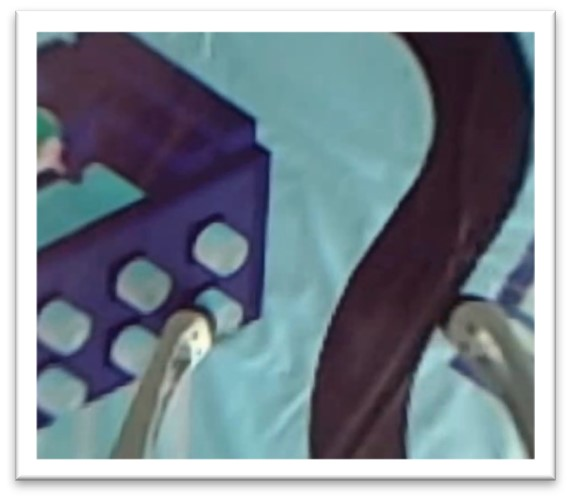
#> input picture images/11.jpg, 571 x 500 px
$ python NaviLine_1.0.py
#> lines starting #> are read from the running program, lines starting #| are printed output that depends on the picture; after the words box and inside, x2 and y2 are one past the last pixel; in counts of white or black regions, pixels touching at a corner belong together; long printed decimals are rounded
#-*-coding:utf-8 -*-
import cv2   # type: ignore
import numpy as np  #type: ignore
import math

#原始图像
vanila_image = cv2.imread('../images/11.jpg')
#> vanila_image is the input picture: shape (500, 571, 3); mean B, G, R 148.8, 139.7, 129.2

# 使用灰度模式读取图像
gray_image = cv2.cvtColor(vanila_image, cv2.COLOR_BGR2GRAY)
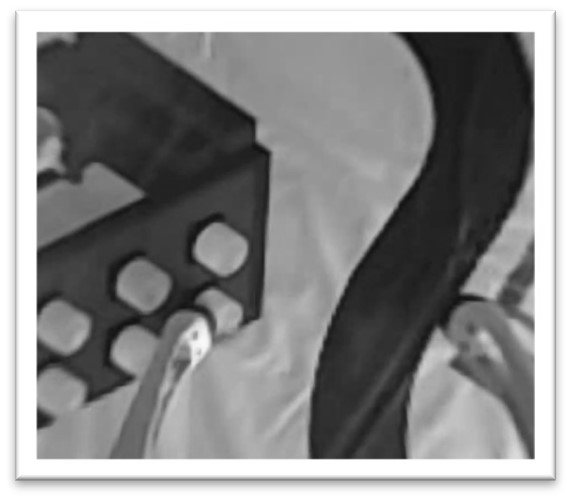
#> gray_image: shape (500, 571); min 14, max 255, mean 137.6
height, width= gray_image.shape
#> height = 500; width = 571
# 颜色反转
img = cv2.bitwise_not(gray_image)
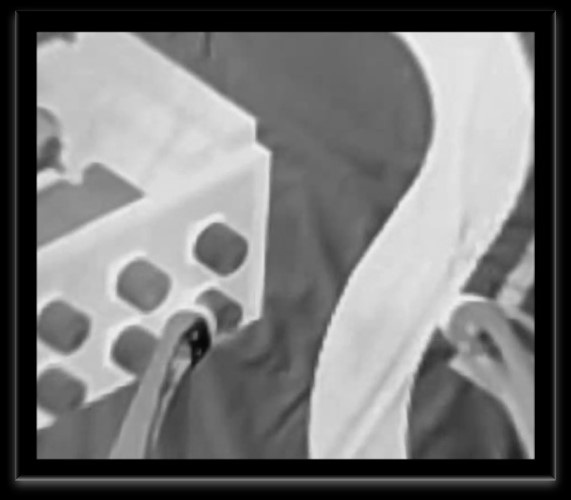
#> img: shape (500, 571); min 0, max 241, mean 117.4

# 进行二值化
_, thresh = cv2.threshold(img, 127, 255, cv2.THRESH_OTSU)
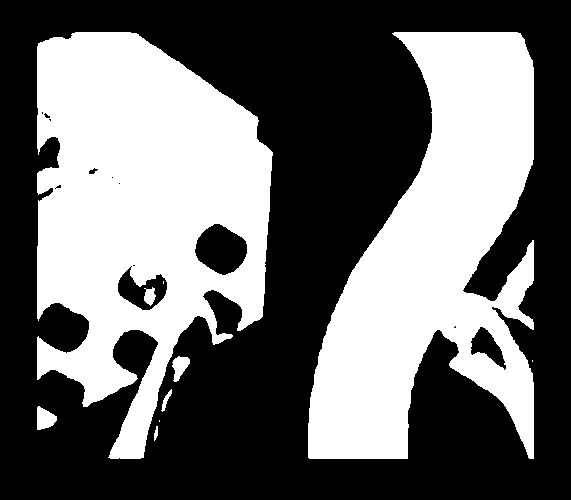
#> thresh: shape (500, 571); 41.9% white; 10 white regions (3 under 20 px), largest, box (x1, y1, x2, y2) and area: (37, 32, 273, 459) 63315, (308, 32, 534, 459) 55365, (37, 406, 57, 430) 330

# 图像腐蚀
kernel_erode = np.ones((6,6),np.uint8)
eroded_image = cv2.erode(thresh, kernel_erode, iterations=8)
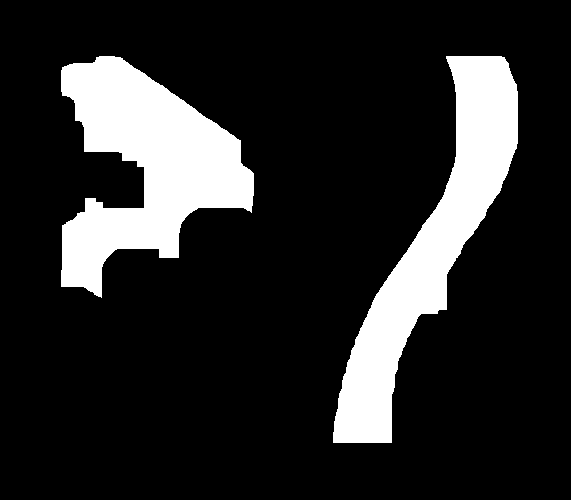
#> eroded_image: shape (500, 571); 16.1% white; 2 white regions, box (x1, y1, x2, y2) and area: (61, 56, 254, 298) 23815, (333, 56, 518, 443) 22279

# [7 lines of commented-out code are left out]
kernel_dilate = np.ones((6, 6), np.uint8)
dilated_image = cv2.dilate(eroded_image, kernel_dilate, iterations=8)
#> dilated_image: shape (500, 571); 33% white; 2 white regions, box (x1, y1, x2, y2) and area: (317, 40, 542, 467) 47159, (45, 40, 278, 322) 47023

# 找到连通域和统计信息
num_labels, labels, stats, centroids = cv2.connectedComponentsWithStats(dilated_image, connectivity=8)
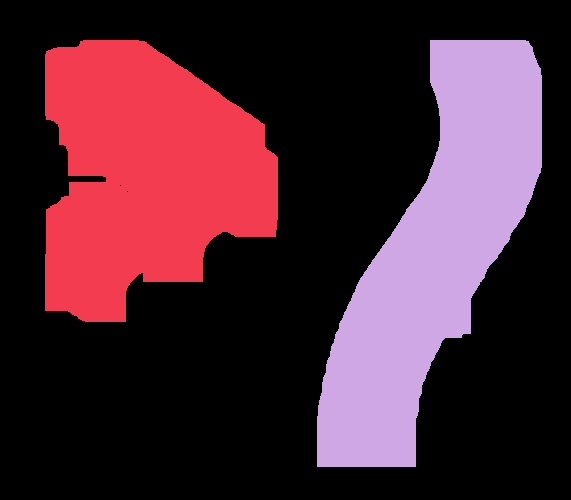
#> labels: shape (500, 571) int32; 3 distinct labels, from 0 to 2; one colour per label, 0 black
#> num_labels = 3; stats = [[0, 0, 571, 500, 191318], [45, 40, 233, 282, 47023], [317, 40, 225, 427, 47159]]; centroids = [[282.6, 267.3], [145.2, 174.5], [434.1, 251.9]]

# 将二值化图像转化为BGR图像
rgb_image = cv2.cvtColor(np.dstack([dilated_image, dilated_image, dilated_image]), cv2.COLOR_BGR2RGB)

#去除多余元素，保留引导线
last_point = (width//2,0)
#> last_point = (285, 0)
dis = []
min_dis_label = 1
min_dis = math.inf
for i in range(1,num_labels):
    centroid = (int(centroids[i, 0]), int(centroids[i, 1]))
    dis.append((int((centroids[i, 0]*centroids[i, 0]+centroids[i, 1]*centroids[i, 1])**0.5),i))
#> this loop made 2 passes
#> centroid on passes 1 to 2: (145, 174), (434, 251)
#> after the loop, dis = [(227, 1), (501, 2)]
for i in dis:
    if(i[0]<min_dis):
        min_dis = i[0]
    min_dis_label = i[1]
#> this loop made 2 passes
#> (i, min_dis_label) on pass 2: ((501, 2), 2)
#> after the loop, min_dis = 227
pure_lane_image = np.zeros_like(thresh)
pure_lane_image[labels == min_dis_label] = 255

# 获得车道上部的质心，画线，计算转向角度
_,_,_,centroid_top_lane = cv2.connectedComponentsWithStats(pure_lane_image[0:height//5,0:width],connectivity = 8)
#> centroid_top_lane = [[259.7, 46.91], [484.2, 69.93]]
centroid_top_lane_point = (int(centroid_top_lane[1,0]),int(centroid_top_lane[1,1]))
#> centroid_top_lane_point = (484, 69)
cv2.circle(rgb_image,centroid_top_lane_point,3,(0,255,0),-1)
#> rgb_image: shape (500, 571, 3); mean R, G, B 84.1, 84.1, 84.1
cv2.line(rgb_image,(width//2,height),centroid_top_lane_point,(102,255,178),2)#引导转向线
cv2.line(rgb_image,(width//2,height),(width//2,0),(102,255,255),1)#当前方向
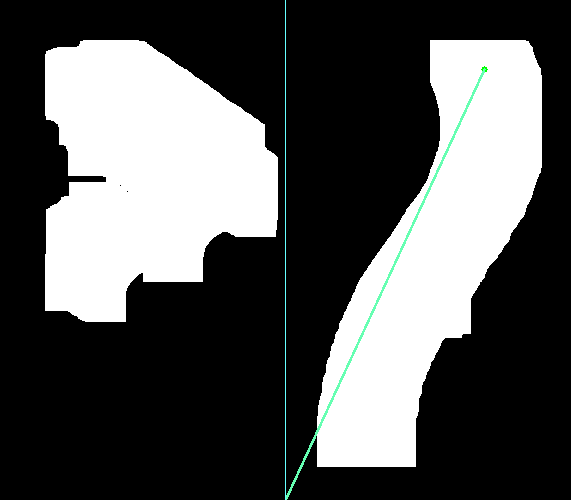
#> rgb_image: shape (500, 571, 3); mean R, G, B 83.8, 84.7, 84.4

angle_result = math.atan((width/2-centroid_top_lane[1,0])/(height-centroid_top_lane[1,1]))
#> angle_result = -0.433
# angle_result = math.atan((width/2-width)/(height-(height-1))) #test
print(f'width/2-centroid_top_lane[1,0]={width/2-centroid_top_lane[1,0]}')
#| width/2-centroid_top_lane[1,0]=-198.709
print(f'height-centroid_top_lane[1,1]={height-centroid_top_lane[1,1]}')
#| height-centroid_top_lane[1,1]=430.072
print(f'angle = {angle_result} (rad)')
#| angle = -0.4328 (rad)
print(f'angle = {math.degrees(angle_result)} (degree)')
#| angle = -24.799 (degree)


# 遍历所有连通域（不包括背景，背景标签为0）
for i in range(1, num_labels):
    # 绘制质心，质心坐标是浮点数，转换为整数
    centroid = (int(centroids[i, 0]), int(centroids[i, 1]))
    # 绘制一个圆来表示质心，半径为3
    cv2.circle(rgb_image, centroid, 3, (255,0,0), -1)
#> rgb_image: shape (500, 571, 3); 0.02% of pixels changed, all inside (x1, y1, x2, y2) = (142, 171, 438, 255)


# [17 lines of commented-out code are left out]
cv2.imshow('pure_lane_image',pure_lane_image)
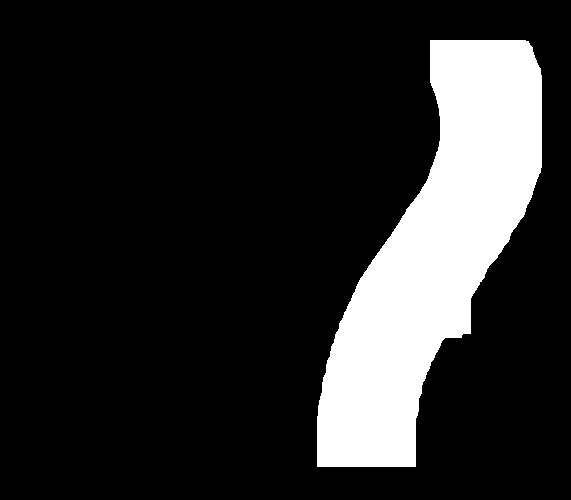
#> window 'pure_lane_image': shape (500, 571); 16.5% white; 1 white region, box (x1, y1, x2, y2) and area: (317, 40, 542, 467) 47159
cv2.imshow('Thresholded Image', thresh)
cv2.imshow('Centroids', rgb_image)
cv2.imshow('eroded_image',eroded_image)
cv2.imshow('dilated_image',dilated_image)
cv2.imshow('vanila_image',vanila_image)

# 等待按键并关闭窗口
cv2.waitKey(0)
cv2.destroyAllWindows()
